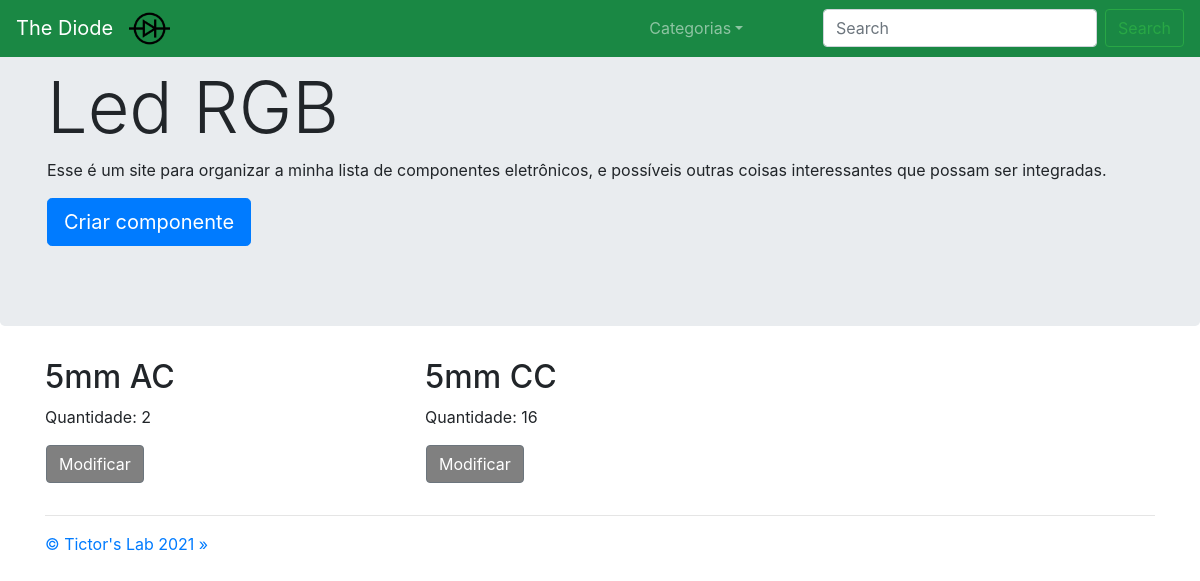
Before: /componentes/categoria2/tipo2/ with the older database file.
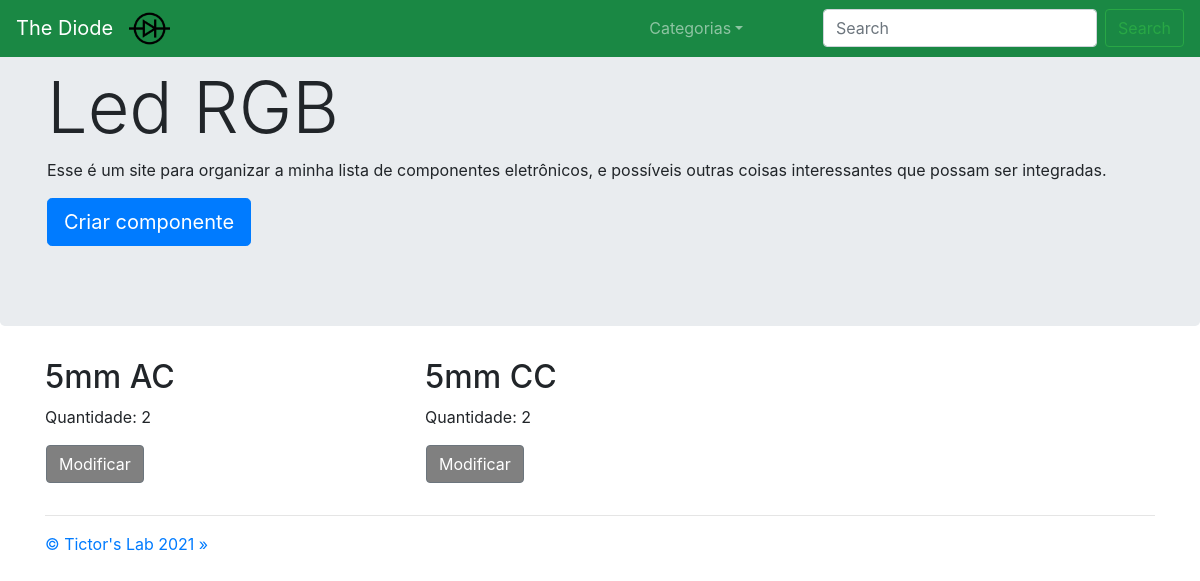
After: the same page with the newer database file.
### components/models.py (models this page shows, shortened)
class Component(models.Model):
    name       = models.CharField(max_length=100, null=True)
    tipo       = models.ForeignKey('ComponentType', on_delete=models.CASCADE, default="1")
    quantidade = models.IntegerField(default=0)
    limite     = models.IntegerField(default=99, null=True)

### core/views.py (the view)
# urls.py: path('componentes/', categorias, name='categorias'),
def componentes(request, id_categoria, id):
    componentes = Component.objects.filter(tipo=id).order_by('name')
    categorias = Category.objects.order_by('-quantidade')
    criar_painel_msg = painelDeArmazenamentoModular_contextMsg(request)
    context = {'categorias':categorias,
               'componentes': componentes,
               'tipo_especifico':ComponentType.objects.get(id=id),
               'id_categoria':id_categoria,
               'id_tipo':id,
               'criar_painel_msg':criar_painel_msg}
    return render(request, 'core/componentes.html', context)

### components/models.py (called while the page is built)
    def __str__(self):
        return self.name

### core/views.py (called while the page is built)
def painelDeArmazenamentoModular_splitIds(request, cookie_name):
    criar_painel_ids = request.COOKIES.get(cookie_name)
    if (criar_painel_ids != None): criar_painel_num_ids = len(criar_painel_ids.split(","))
    else: criar_painel_num_ids = 0
    return criar_painel_num_ids

def painelDeArmazenamentoModular_contextMsg(request):
    criar_painel_num_ids = painelDeArmazenamentoModular_splitIds(request, "criar_painel_ids")
    if request.COOKIES.get('criar_painel') == "True" and criar_painel_num_ids == 9:
        criar_painel_msg = "todos os componentes selecionados"
    elif request.COOKIES.get('criar_painel') == "True":
        criar_painel_msg = str(criar_painel_num_ids) + " componentes selecionados"
    else:
        criar_painel_msg = 0
    return criar_painel_msg

### core/templates/core/componentes.html (shortened to what this page needs)
{% extends 'core/base.html' %}
{% load static %}
{% block content %}
<nav class="navbar navbar-expand-md navbar-dark fixed-top" style="background-color: #1a8844;">
    <div class="btnWithSliderEffect" role="home">
    <a class="navbar-brand" onclick="changePage('/')" role="button">The Diode</a>
    </div>
    <div class="collapse navbar-collapse" id="navbarsExampleDefault">
        <ul class="navbar-nav mr-auto">
            <li>
                <img src="{% static 'core/imagens/Diode.png' %}" style="width:8%;">
            </li>
            <li class="nav-item dropdown">
                <a class="nav-link dropdown-toggle" href="#" id="dropdown01" data-toggle="dropdown" aria-haspopup="true"
                    aria-expanded="false">Categorias</a>
            </li>
        </ul>
        <form class="form-inline my-2 my-lg-0" action="/componentes/search">
            <input name="q" class="form-control mr-sm-2" type="text" placeholder="Search" aria-label="Search">
            <div class="btnWithSliderEffect">
            <button class="btn btn-outline-success my-2 my-sm-0" type="submit">Search</button>
            </div>
        </form>
    </div>
</nav>
<main role="main">
    <div class="jumbotron">
        <div class="fromRight">
            <div class="container">
                <h1 class="display-3">{{ tipo_especifico }}</h1>
                <p>Esse é um site para organizar a minha lista de componentes eletrônicos, e possíveis outras coisas interessantes que possam ser integradas.</p>
            </div>
            <div class="btnWithSliderEffect">
            <div class="container">
                <p><button class="btn btn-primary btn-lg" onclick="changePage('criarcomponente')" role="button">Criar componente</button></p>
            </div>
            </div>
        </div>
    </div>
    <div class="fromRight">
    <div class="container">
        <div class="row">
            {% for componente in componentes %}
            <div class="col-md-4">
                <h2>{{ componente.name }}</h2>
                <p>Quantidade: {{ componente.quantidade }}</p>
                <div class="row">
                    {% if criar_painel_msg == 0 %}
                        <div id="btn-modificar">
                            <div class="btnWithSliderEffect">
                            <button class="btn btn-secondary" onclick="changePage('/componentes/categoria{{ componente.tipo.categoria.id }}/tipo{{ componente.tipo.id }}/componente{{ componente.id }}')" role="button" style="background-color: #808080;">Modificar</button>
                            </div>
                        </div>
                    {% endif %}
                </div>
            </div>
            {% endfor %}
        </div>
        <hr>
    </div>
    </div>
</main>
<footer class="container">
    <p><a href="http://tictorslab.blogspot.com/" role="button">&copy; Tictor's Lab 2021 &raquo;</a></p>
</footer>
{% endblock %}

Changed rows visible on the page:
changed Component "5mm CC": quantidade "16" → "2"
